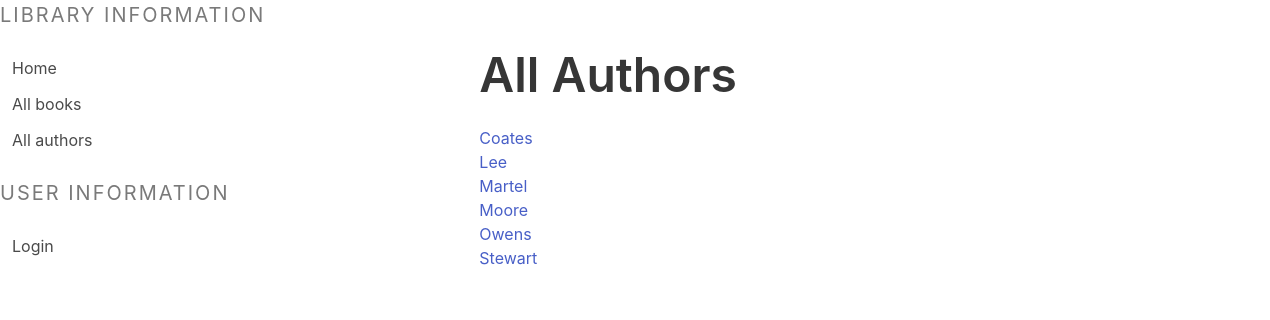
Screenshot of /catalog/authors/ with the database file from the repository.
### catalog/models.py (models this page shows, shortened)
class Author (models.Model):
    first_name = models.CharField(max_length=100)
    last_name = models.CharField(max_length=100)
    date_of_birth = models.DateField(null = True, blank = True)
    date_of_death = models.DateField('Died', null = True, blank = True)
    class Meta:
        ordering = ['last_name', 'first_name']
    def get_absolute_url(self):
        return reverse('catalog:author-detail', args=[str(self.id)])

### catalog/views.py (the view)
# urls.py: path('authors/', views.AuthorListView.as_view(), name = 'authors'),
class AuthorListView(generic.ListView):
    model = Author
    paginate_by = 10

### catalog/templates/catalog/author_list.html
{% extends 'catalog/base.html' %}
{% block body %}
<h1 class="title is-1">All Authors</h1>
<ul>
    {% for author in author_list %}
        <li><a href="{{author.get_absolute_url}}">{{author.last_name}}</a></li>
    {% endfor %}
</ul>
{% endblock body %}

### rows the page displays
Author: last_name "Coates"
Author: last_name "Lee"
Author: last_name "Martel"
Author: last_name "Moore"
Author: last_name "Owens"
Author: last_name "Stewart"
